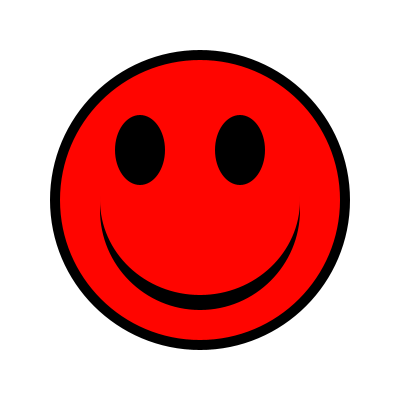
Frame 1 (no input)
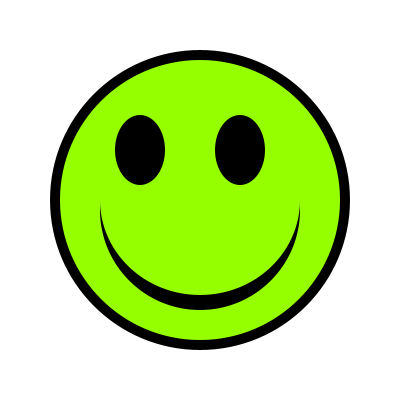
Frame 60 (the mouse pressed at the canvas centre just before this capture)
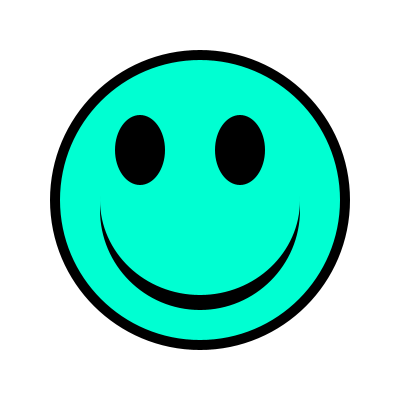
Frame 120 (the mouse held since frame 60 and released just before this capture)

The Processing sketch that drew these frames (run headless with seeded random() and noise(); from frame 60 on, the mouse is pressed at the canvas centre):

// Processing sketch: processing_173361
// ── processing_173361.pde

/* Smiley Face
* By: Jennifer Bermeo & Misha 
*/
void setup()
{
  size(400, 400); //create the screen
  noStroke();     //no outlines
  smooth();       //make smooth geometry lines
}
float c1 = 0;
void draw() {
 background (255); 
 colorMode(HSB);
  c1+=1;
  c1%=255;
fill (0);                     // color back for outline of face
ellipse (200, 200, 300, 300); // Outline of face
fill (c1,255,255);            // Rainbow Color
ellipse (200, 200, 280, 280); // face
fill (0);                     // Color Black for and smile
ellipse (200, 210, 200, 200); // Smile

fill (c1,255,255);            // Rainbow Color
ellipse (200, 200, 200, 190); // yellow face (for smile) 
fill (0);                     // Color Black for eyes
ellipse (240, 150, 50, 70);   // Right Eye
ellipse (140, 150, 50, 70);   // Left Eye 
}
